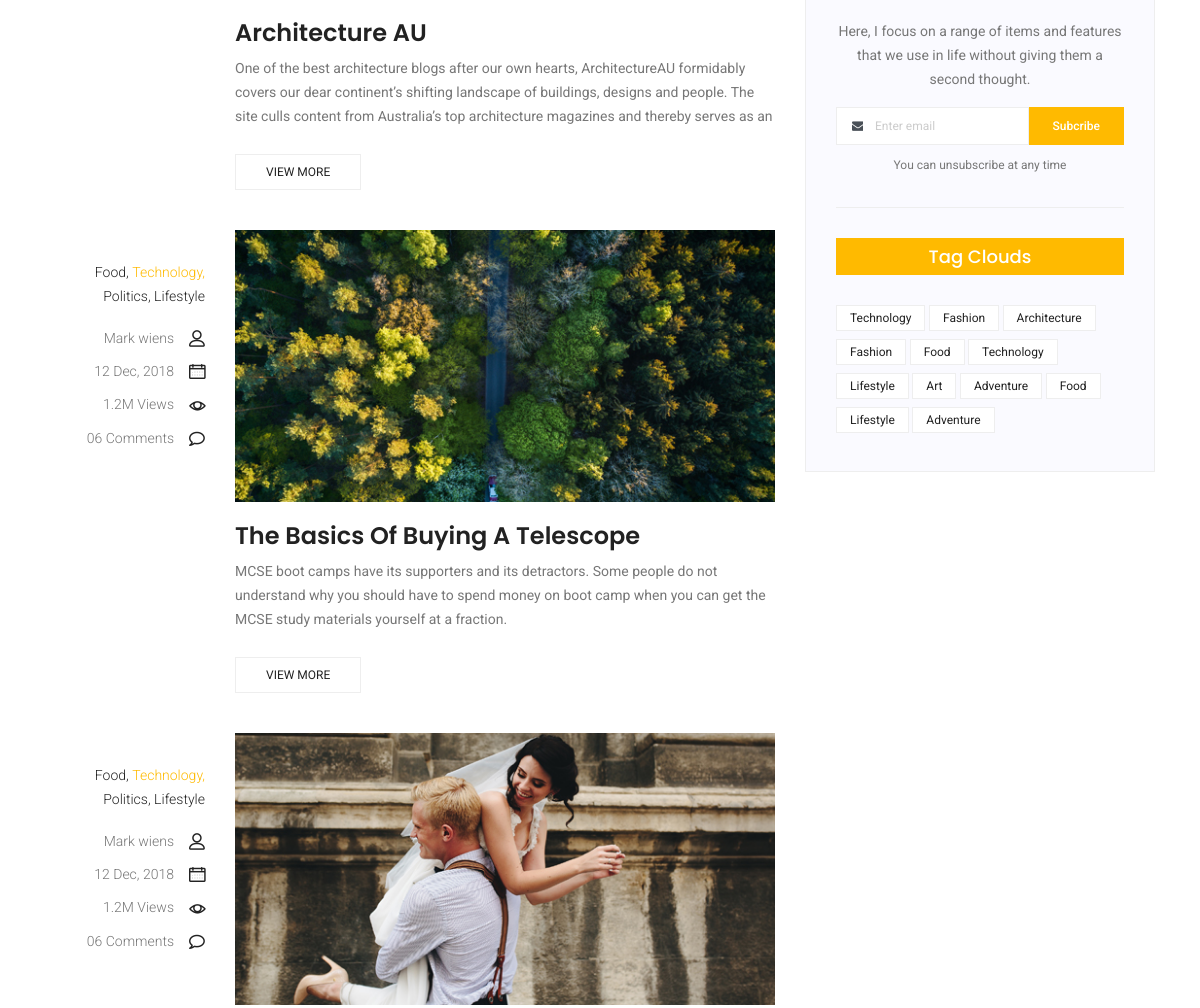
/blog/ (middle part), run on an earlier commit of the app's database.
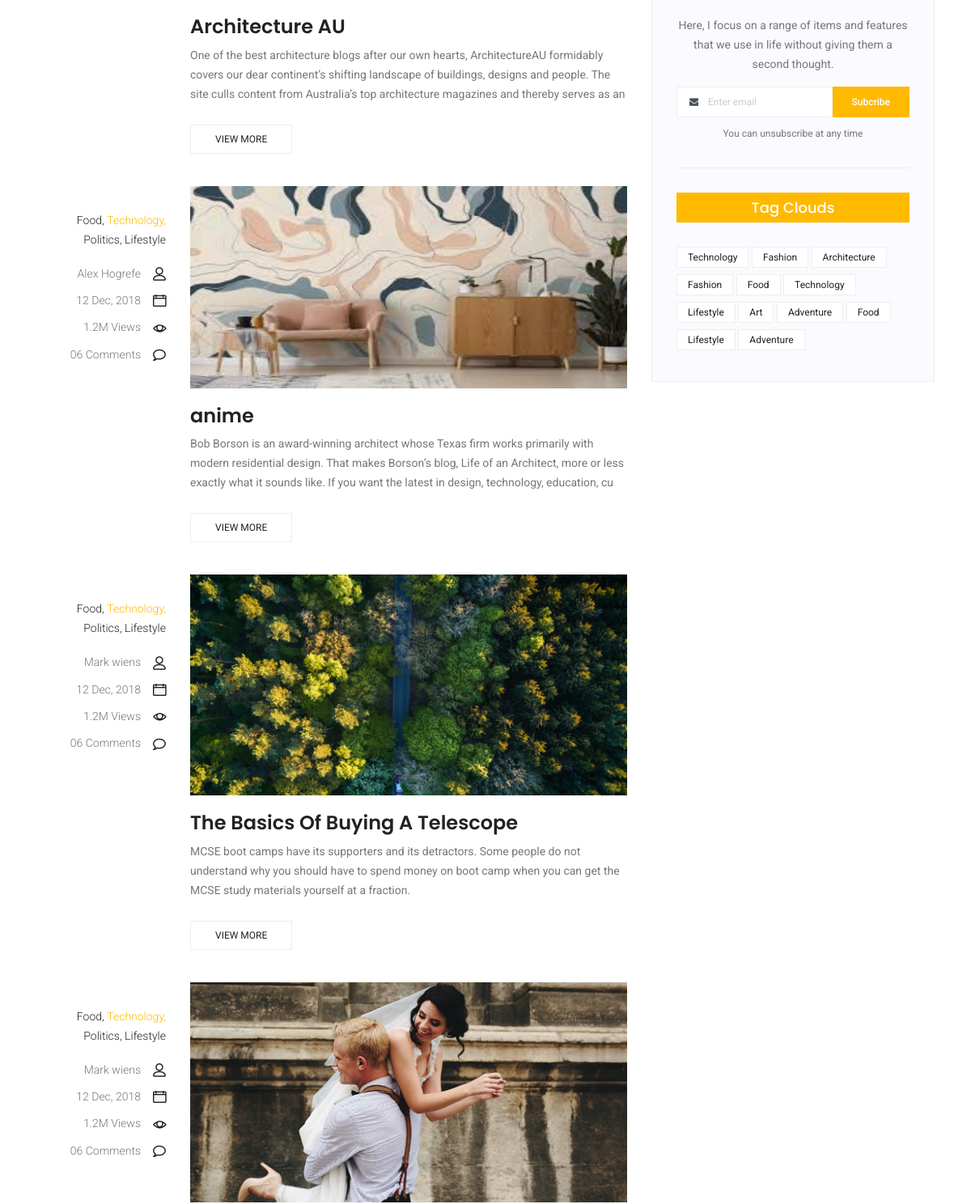
And on a later commit of the database.
### main_page/models.py (models this page shows)
class blogs_models(models.Model) :
    title     = models.CharField(max_length=255 , null =True)
    top_blog  = models.BooleanField(default=False)
    author    =models.CharField(max_length=50 , null =True)
    position  =models.CharField(max_length=50 , null =True)
    author_detail =models.CharField(max_length=50 , null =True)
    author_image = models.ImageField(upload_to='images/blog/author_img', blank=True, null=True)
    image     = models.ImageField(upload_to='images/blog/blog_main_img', blank=True, null=True)
    image2    = models.ImageField(upload_to='images/blog/blog_2img', blank=True, null=True)
    image3    = models.ImageField(upload_to='images/blog/blog_3img', blank=True, null=True)
    paragraph1 = models.CharField(max_length=255 , null =True)
    paragraph2 = models.CharField(max_length=255 , null =True)
    paragraph3 = models.CharField(max_length=255 , null =True)
    paragraph4 = models.CharField(max_length=255 , null =True)
    paragraph5 = models.CharField(max_length=255 , null =True)
    paragraph6 = models.CharField(max_length=255 , null =True)

### main_page/views.py (the view)
# urls.py: path('blog/', views.all_blog , name='all_blog') ,
def all_blog(request) :
    all_blog = blogs_models.objects.all()
    top_blog_view = all_blog.filter(top_blog=True)
    context = {
        "all_blog" :all_blog ,
        "top_blog" : top_blog_view
    }
    return render(request, 'main_page/all_blog.html', context)

### templates/main_page/all_blog.html (shortened to what this page needs)
{% extends 'main_page/base.html'%}
{% block content %}
<br>
<br>
    <section class="blog_area">
        <div class="container">
            <div class="row">
                <div class="col-lg-8">
                    <div class="blog_left_sidebar">
     <br>
   {% for blog in all_blog %}
                     <article class="row blog_item">
                            <div class="col-md-3">
                                <div class="blog_info text-right">
                                    <div class="post_tag">
                                        <a href="#">Food,</a>
                                        <a class="active" href="#">Technology,</a>
                                        <a href="#">Politics,</a>
                                        <a href="#">Lifestyle</a>
                                    </div>
                                    <ul class="blog_meta list">
                                        <li><a href="#">{{blog.author}}<i class="lnr lnr-user"></i></a></li>
                                        <li><a href="#">12 Dec, 2018<i class="lnr lnr-calendar-full"></i></a></li>
                                        <li><a href="#">1.2M Views<i class="lnr lnr-eye"></i></a></li>
                                        <li><a href="#">06 Comments<i class="lnr lnr-bubble"></i></a></li>
                                    </ul>
                                </div>
                            </div>
                            <div class="col-md-9">
                                <div class="blog_post">
                                    <img src="/static/images/{{blog.image.url}}" alt="" width="700" height="250">
                                    <div class="blog_details">
                                        <a href="/single_blog/{{blog.id}}">
                                            <h2>{{blog.title}}</h2>
                                        </a>
                                        <p> {{blog.paragraph1}}</p>
                                        <a href="/single_blog/{{blog.id}}" class="white_bg_btn">View More</a>
                                    </div>
                                </div>
                            </div>
            </article>
 {% endfor %}
                        <article class="row blog_item">
                            <div class="col-md-3">
                                <div class="blog_info text-right">
                                    <div class="post_tag">
                                        <a href="#">Food,</a>
                                        <a class="active" href="#">Technology,</a>
                                        <a href="#">Politics,</a>
                                        <a href="#">Lifestyle</a>
                                    </div>
                                    <ul class="blog_meta list">
                                        <li><a href="#">Mark wiens<i class="lnr lnr-user"></i></a></li>
                                        <li><a href="#">12 Dec, 2018<i class="lnr lnr-calendar-full"></i></a></li>
                                        <li><a href="#">1.2M Views<i class="lnr lnr-eye"></i></a></li>
                                        <li><a href="#">06 Comments<i class="lnr lnr-bubble"></i></a></li>
                                    </ul>
                                </div>
                            </div>
                            <div class="col-md-9">
                                <div class="blog_post">
                                    <img src="/static/images/blog/main-blog/m-blog-2.jpg" alt="">
                                    <div class="blog_details">
                                        <a href="single-blog.html">
                                            <h2>The Basics Of Buying A Telescope</h2>
                                        </a>
                                        <p>MCSE boot camps have its supporters and its detractors. Some people do not
                                            understand why you should have to spend money on boot camp when you can get
                                            the MCSE study materials yourself at a fraction.</p>
                                        <a href="single-blog.html" class="white_bg_btn">View More</a>
                                    </div>
                                </div>
                            </div>
                        </article>
                        <article class="row blog_item">
                            <div class="col-md-3">
                                <div class="blog_info text-right">
                                    <div class="post_tag">
                                        <a href="#">Food,</a>
                                        <a class="active" href="#">Technology,</a>
                                        <a href="#">Politics,</a>
                                        <a href="#">Lifestyle</a>
                                    </div>
                                    <ul class="blog_meta list">
                                        <li><a href="#">Mark wiens<i class="lnr lnr-user"></i></a></li>
                                        <li><a href="#">12 Dec, 2018<i class="lnr lnr-calendar-full"></i></a></li>
                                        <li><a href="#">1.2M Views<i class="lnr lnr-eye"></i></a></li>
                                        <li><a href="#">06 Comments<i class="lnr lnr-bubble"></i></a></li>
                                    </ul>
                                </div>
                            </div>
                            <div class="col-md-9">
                                <div class="blog_post">
                                    <img src="/static/images/blog/main-blog/m-blog-3.jpg" alt="">
                                </div>
                            </div>
                        </article>
                    </div>
                </div>
                <div class="col-lg-4">
                    <div class="blog_right_sidebar">
                        <aside class="single-sidebar-widget newsletter_widget">
                            <p>
                                Here, I focus on a range of items and features that we use in life without
                                giving them a second thought.
                            </p>
                            <div class="form-group d-flex flex-row">
                                <div class="input-group">
                                    <div class="input-group-prepend">
                                        <div class="input-group-text"><i class="fa fa-envelope" aria-hidden="true"></i></div>
                                    </div>
                                    <input type="text" class="form-control" id="inlineFormInputGroup" placeholder="Enter email"
                                        onfocus="this.placeholder = ''" onblur="this.placeholder = 'Enter email'">
                                </div>
                                <a href="#" class="bbtns">Subcribe</a>
                            </div>
                            <p class="text-bottom">You can unsubscribe at any time</p>
                            <div class="br"></div>
                        </aside>
                        <aside class="single-sidebar-widget tag_cloud_widget">
                            <h4 class="widget_title">Tag Clouds</h4>
                            <ul class="list">
                                <li><a href="#">Technology</a></li>
                                <li><a href="#">Fashion</a></li>
                                <li><a href="#">Architecture</a></li>
                                <li><a href="#">Fashion</a></li>
                                <li><a href="#">Food</a></li>
                                <li><a href="#">Technology</a></li>
                                <li><a href="#">Lifestyle</a></li>
                                <li><a href="#">Art</a></li>
                                <li><a href="#">Adventure</a></li>
                                <li><a href="#">Food</a></li>
                                <li><a href="#">Lifestyle</a></li>
                                <li><a href="#">Adventure</a></li>
                            </ul>
                        </aside>
                    </div>
                </div>
            </div>
        </div>
    </section>
	{% endblock content %}

### templates/main_page/base.html (shortened to what this page needs)
<!DOCTYPE html>
{% load static %}
<html lang="zxx" class="no-js">
<head>
	<link rel="stylesheet" href="/static/css/linearicons.css">
	<link rel="stylesheet" href="/static/css/font-awesome.min.css">
	<link rel="stylesheet" href="/static/css/themify-icons.css">
	<link rel="stylesheet" href="/static/css/bootstrap.css">
	<link rel="stylesheet" href="/static/css/owl.carousel.css">
	<link rel="stylesheet" href="/static/css/nice-select.css">
	<link rel="stylesheet" href="/static/css/nouislider.min.css">
	<link rel="stylesheet" href="/static/css/ion.rangeSlider.css" />
	<link rel="stylesheet" href="/static/css/ion.rangeSlider.skinFlat.css" />
	<link rel="stylesheet" href="/static/css/magnific-popup.css">
	<link rel="stylesheet" href="/static/css/main3.css">
</head>
<body>
{% block content %}
{% endblock content %}
</body>
</html>

What changed in the data, as far as the page shows it:
added blogs_models: author "Alex Hogrefe", image (picture), title "anime", paragraph1 "Bob Borson is an award-winning architect whose Texas firm works primarily with modern residential design. That makes Borson’s blog, Life of an Architect, more or less exactly what it sounds like. If you want the latest in design, technology, education, cu"
